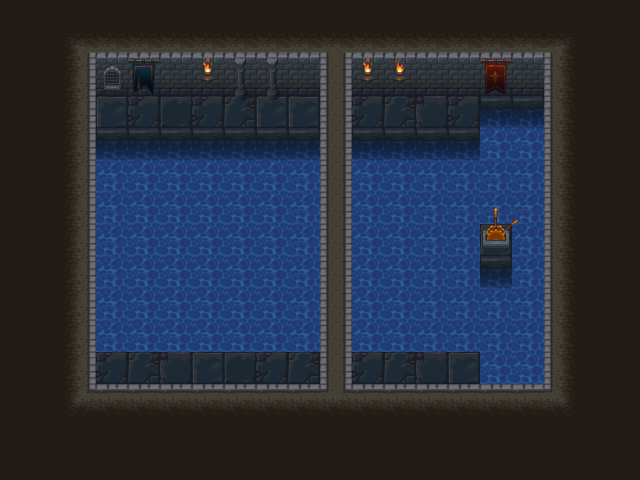

A 2D game scene composited from a Tiled map and its tileset images. What follows is a short description and the map's XML, with each tile layer's data collapsed to a summary:
An orthogonal 20x15 tile map with 32x32 px tiles, 5 tile layers (bg, wall bg, switchoff, switchon, ...) and 30 objects (6x collision, 4x block, 4x button, 4x water, 2x lasso, ...).

<map version="1.0" tiledversion="1.1.4" orientation="orthogonal" renderorder="right-down" width="20" height="15" tilewidth="32" tileheight="32" infinite="0" nextobjectid="45">
 <tileset firstgid="1" name="tiles" tilewidth="32" tileheight="32" tilecount="240" columns="10">
  <image source="maps/tiles.png" width="320" height="768" />
 </tileset>
 <layer name="bg" width="20" height="15">
  <properties>
   <property name="bg" value="0" />
   <property name="tileset" value="tiles" />
  </properties>
  <data>[300 cells, 286 non-empty, 23 distinct tile ids]</data>
 </layer>
 <layer name="wall bg" width="20" height="15">
  <properties>
   <property name="bg" value="1" />
   <property name="tileset" value="tiles" />
  </properties>
  <data>[300 cells, 17 non-empty, 12 distinct tile ids]</data>
 </layer>
 <layer name="switchoff" width="20" height="15">
  <properties>
   <property name="switchoff" value="1" />
   <property name="tileset" value="tiles" />
  </properties>
  <data>[300 cells, 3 non-empty, 3 distinct tile ids]</data>
 </layer>
 <layer name="switchon" width="20" height="15">
  <properties>
   <property name="switchon" value="1" />
   <property name="tileset" value="tiles" />
  </properties>
  <data>[300 cells, 2 non-empty, 2 distinct tile ids]</data>
 </layer>
 <layer name="fg" width="20" height="15">
  <properties>
   <property name="fg" value="1" />
   <property name="tileset" value="tiles" />
  </properties>
  <data>[300 cells, 14 non-empty, 2 distinct tile ids]</data>
 </layer>
 <objectgroup name="block">
  <properties>
   <property name="block" value="1" />
  </properties>
  <object id="2" name="2" type="block" x="383.766" y="135.333" width="32" height="32" />
  <object id="22" name="1" type="block" x="132" y="134.667" width="32" height="32" />
  <object id="23" name="3" type="block" x="164" y="134.67" width="32" height="32" />
  <object id="24" name="4" type="block" x="415.77" y="135.33" width="32" height="32" />
 </objectgroup>
 <objectgroup name="teleport">
  <properties>
   <property name="teleport" value="1" />
  </properties>
  <object id="37" name="1" x="132" y="134.67" width="32" height="32">
   <properties>
    <property name="block" value="1" />
    <property name="from" value="1" />
   </properties>
  </object>
  <object id="38" name="2" x="383.77" y="135.33" width="32" height="32">
   <properties>
    <property name="block" value="2" />
    <property name="to" value="1" />
   </properties>
  </object>
 </objectgroup>
 <objectgroup name="button">
  <properties>
   <property name="button" value="1" />
  </properties>
  <object id="20" name="2.1" type="button" x="122" y="344.33" width="48" height="48" />
  <object id="26" name="4.1" type="button" x="122" y="344.33" width="48" height="48" />
  <object id="27" name="3.1" type="button" x="122" y="344.33" width="48" height="48" />
  <object id="28" name="1.1" type="button" x="122" y="344.33" width="48" height="48" />
 </objectgroup>
 <objectgroup name="collision">
  <object id="6" type="collision" x="129.891" y="353.667" width="30.4366" height="29.3871" />
  <object id="7" type="collision" x="6.29723" y="0" width="613.98" height="84" />
  <object id="8" type="collision" x="25.1889" y="82.9135" width="71.3686" height="359.992" />
  <object id="9" type="collision" x="543.661" y="83.9631" width="72.4181" height="354.744" />
  <object id="10" type="collision" x="75.5668" y="401.973" width="490.134" height="66.1209" />
  <object id="41" type="collision" x="319.333" y="82.6667" width="33.5447" height="307.333" />
 </objectgroup>
 <objectgroup name="open switch">
  <object id="19" type="opensw" x="533.434" y="206.339" width="59.9229" height="49.6838" rotation="90.4678" />
 </objectgroup>
 <objectgroup name="water">
  <object id="33" type="water" x="95.7918" y="140.467" width="222.416" height="204.772" />
  <object id="11" type="water" x="352.674" y="140.777" width="187.083" height="209.309" />
  <object id="42" type="water" x="482.715" y="77.658" width="64.4752" height="88.8335" />
  <object id="43" type="water" x="485.381" y="330.87" width="64.4752" height="88.8335" />
 </objectgroup>
 <objectgroup name="item">
  <properties>
   <property name="item" value="1" />
  </properties>
  <object id="34" name="lasso" type="lasso" x="441.468" y="350.11" width="36.6667" height="35.3333">
   <properties>
    <property name="from" value="lasso" />
   </properties>
  </object>
  <object id="39" name="slingshot" type="slingshot" x="270" y="98.6667" width="30.6667" height="31.3333">
   <properties>
    <property name="from" value="slingshot" />
   </properties>
  </object>
 </objectgroup>
 <objectgroup name="itemchoose">
  <properties>
   <property name="itemchoose" value="" />
  </properties>
  <object id="13" name="lasso" x="433.967" y="346.871" width="54.576" height="40.1797" />
  <object id="40" name="slingshot" x="258.667" y="97.3333" width="57.3333" height="33.3333" />
 </objectgroup>
 <objectgroup name="water side">
  <object id="32" type="waterfront" x="351.666" y="351" width="190" height="2.66667" />
  <object id="31" type="waterfront" x="96.3332" y="349" width="220.667" height="4.66667" />
  <object id="29" type="waterback" x="352.667" y="136" width="188.667" height="4.66667" />
  <object id="30" type="waterback" x="97.6665" y="135" width="220.667" height="4.66667" />
 </objectgroup>
 <objectgroup name="player">
  <object id="1" name="princess" type="player" x="107.235" y="89.1905" width="14.6935" height="14.6935">
   <ellipse />
  </object>
 </objectgroup>
</map>
